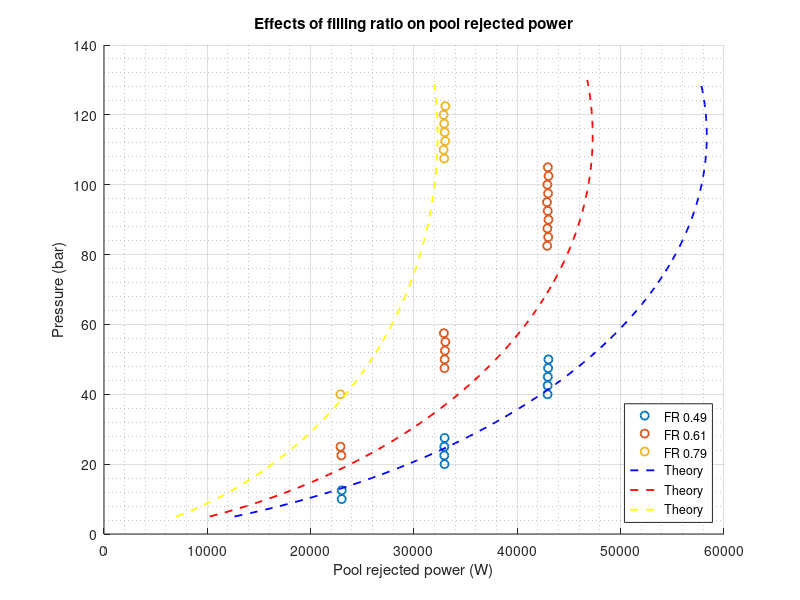

Recreate this plot in MATLAB.
close all 
clear 
clc

load('FR_0.79_selected.mat');
load('FR_0.61_selected.mat');
load('FR_0.49_selected.mat');
load('Q.mat')

j=1;
for i= 1:126
FR_theory_049(j)=Q(1,i); 
FR_theory_061(j)=Q(2,i);
FR_theory_079(j)=Q(3,i);
j=j+1;
end
p= 5:130;

for i= 1:11
a(i) = selected(i).Wcond;
b(i) = selected(i).p;
end

for i= 1:17
c(i) = selected_medium(i).Wcond;
d(i) = selected_medium(i).p;
end

for i= 1:8
e(i) = selected_high(i).Wcond;
f(i) = selected_high(i).p;
end

figure(1)

hold on
plot(a,b,'o','Linewidth', 1.3)
plot(c,d,'o','Linewidth', 1.3)
plot(e,f,'o','Linewidth', 1.3)
plot(FR_theory_049,p,'b--', 'Linewidth', 1.3)
plot(FR_theory_061,p,'r--', 'Linewidth', 1.3)
plot(FR_theory_079,p,'y--', 'Linewidth', 1.3)
grid on
grid minor
hold off

xlabel('Pool rejected power (W)')
ylabel('Pressure (bar)')
legend({'FR 0.49','FR 0.61', 'FR 0.79', 'Theory', 'Theory', 'Theory'},'Location','southeast')
title('Effects of filling ratio on pool rejected power')
